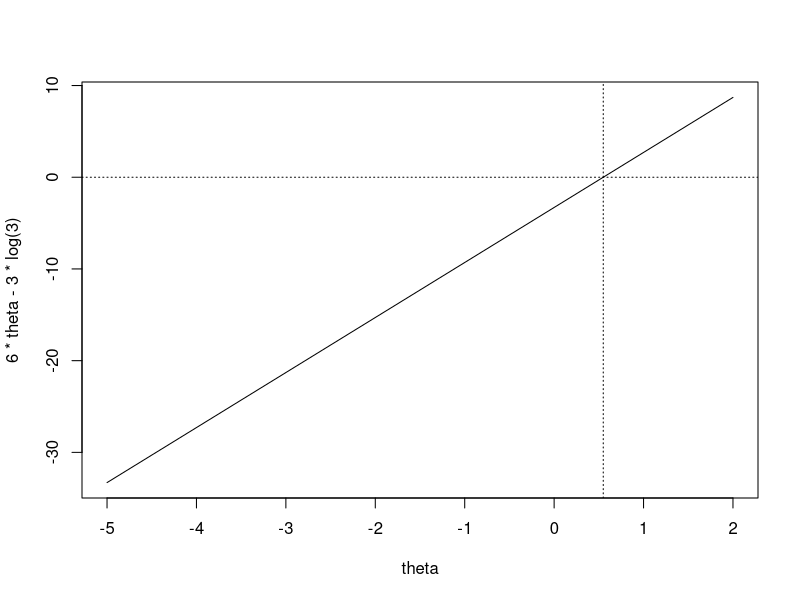
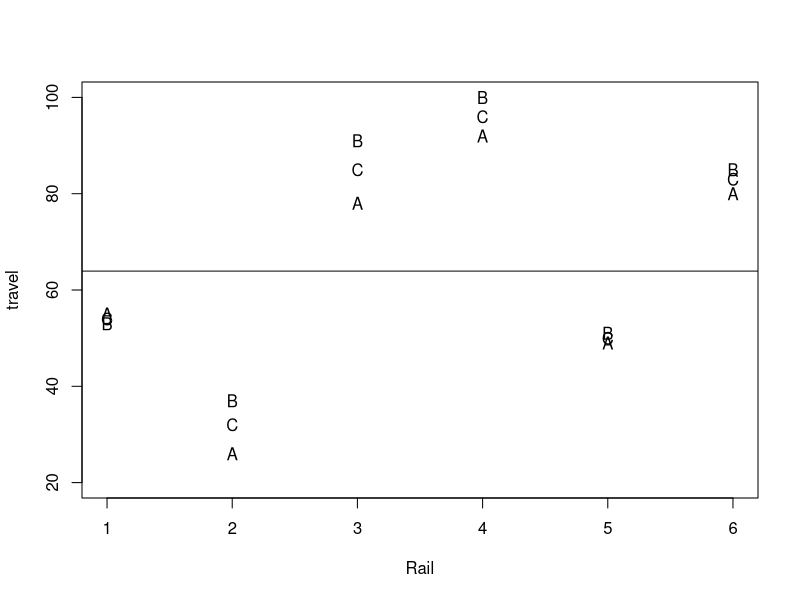

Generate these figures, in order, with R:
library(nlme)


# create a data frame from the grouped data object, omitting the ordering of rails
rail.df <- data.frame(Rail)
rail.df$Rail <- factor(as.numeric(levels(rail.df$Rail))[rail.df$Rail], ordered = FALSE)


# model with fixed effects

rail.lm.1 <- lm(travel ~ Rail - 1, data = rail.df)
rail.lm.1
summary(rail.lm.1)

rail.lm.0 <- lm(travel ~ 1, data = rail.df)
anova(rail.lm.0, rail.lm.1)
# same global test of the rail effect:
summary(lm(travel ~ Rail, data = rail.df))
anova(lm(travel ~ Rail, data = rail.df))
summary(aov(travel ~ Rail, data = rail.df))


# model with random effects

rail.lme <- lme(travel ~ 1, random = ~ 1 | Rail, data = rail.df)
summary(rail.lme)


detach(package:nlme)
library(lme4)
rail.lmer <- lmer(travel ~ 1 + (1 | Rail), data = rail.df)
summary(rail.lmer)
detach(package:lme4)
library(nlme)


# limiting values in Fig. 2.2 from P&B (middle part)
log(sqrt(sum(residuals(rail.lm.1)^2)))
log(sqrt(sum(residuals(rail.lm.0)^2)))

# limiting line in Fig. 2.2 from P&B (lower part)
theta <- seq(-5, 2, 0.1)
plot(theta, 6*theta-3*log(3), type='l')

# initial estimate, theta_0
abline(h=0, v=log(3)/2, lty='dotted')

# ML estimates
rail.lme.ml <- lme(travel ~ 1, random = ~ 1 | Rail, data = rail.df, method='ML')
summary(rail.lme.ml)
# "Delta hat" - maximizer in Fig. 2.1 from P&B (upper part):
rail.lme.ml$sigma/as.numeric(VarCorr(rail.lme.ml)[1,2])
# "theta hat" - maximizer in Fig. 2.2 from P&B (upper part):
log(rail.lme.ml$sigma/as.numeric(VarCorr(rail.lme.ml)[1,2]))

# shrinkage
coefficients(rail.lm.1) - mean(rail.df$travel)
ranef(rail.lme.ml)$'(Intercept)'

library(lme4)
lmer(travel ~ 1 + (1 | Rail), data = rail.df, REML=FALSE)
detach(package:lme4)


# calculate predictions of the random effects using the formula
Z <- matrix(rep(c(1, 0), c(3, 18)), nrow=18, ncol=6)
G.hat <- diag(22.62435^2, 6)
sigma.hat <- 4.020779
X <- matrix(1, nrow=18, ncol=1)
beta.hat <- 66.5
solve(t(Z) %*% Z + 1/sigma.hat^(-2) * solve(G.hat)) %*% t(Z) %*% (rail.df$travel - X %*% beta.hat)
solve(t(Z) %*% Z + sigma.hat^2 * solve(G.hat)) %*% t(Z) %*% (rail.df$travel - X %*% beta.hat)


library(lme4)
ranef(rail.lmer)
detach(package:lme4)



# gls

rail.gls.1 <- gls(travel ~ 1, correlation = corCompSymm(form = ~ 1 | Rail), data=rail.df)
summary(rail.gls.1)

rail.gls.2 <- gls(travel ~ 1, correlation = corSymm(form = ~ 1 | Rail), data=rail.df)
summary(rail.gls.2)

anova(rail.gls.1, rail.gls.2)

plot(as.numeric(levels(rail.df$Rail))[rail.df$Rail], rail.df$travel, ylim=c(20, 100), xlab='Rail', ylab='travel', pch=rep(c('A', 'B', 'C'), 6))
abline(h=rail.gls.2$coefficients)

residuals(rail.gls.2)
